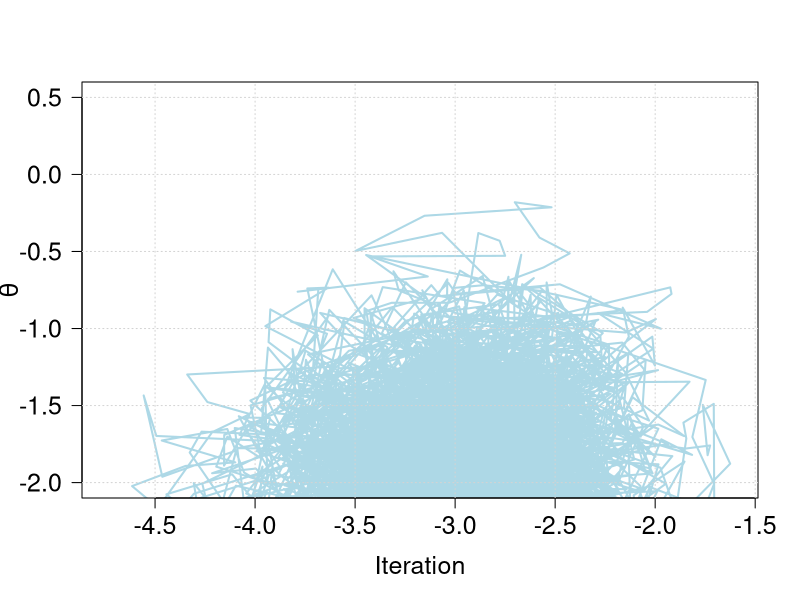
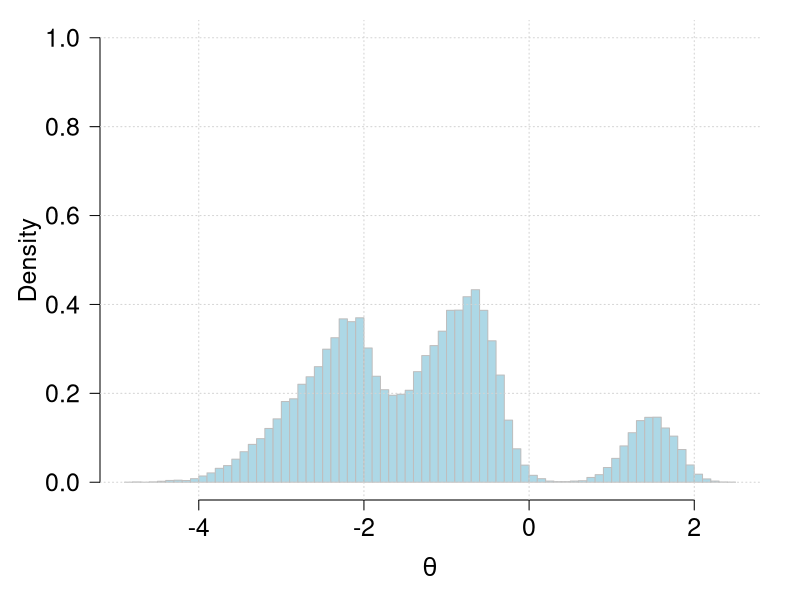
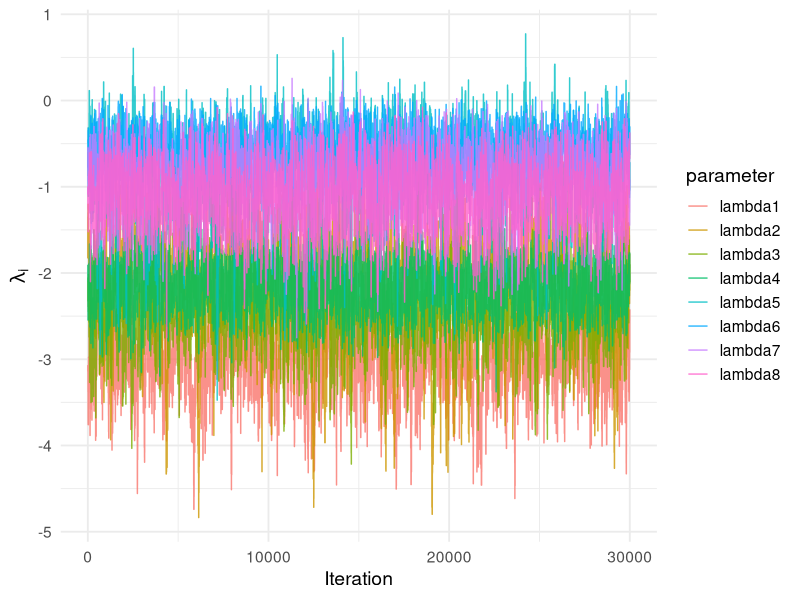
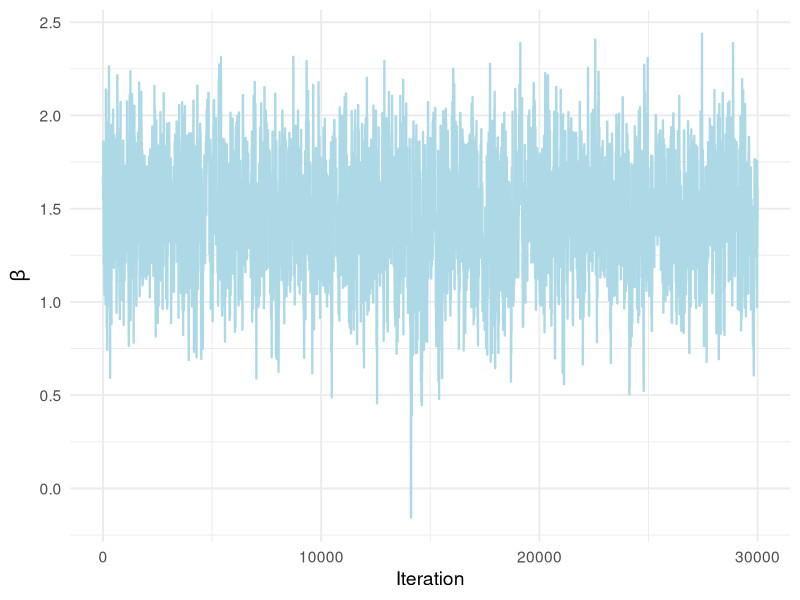
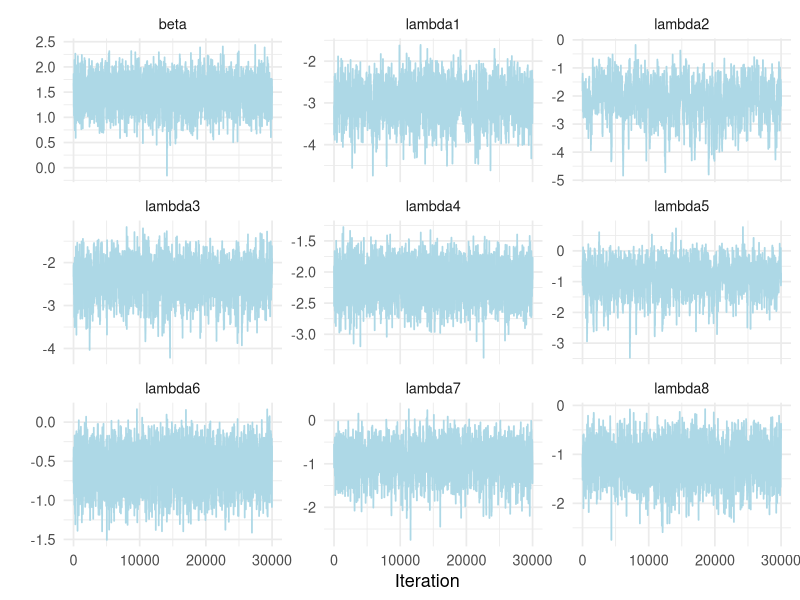

Here is the R script that generated these plots, in order:
## ---- chunk 1
knitr::opts_chunk$set(echo = TRUE)
## ---- chunk 2
library(ggplot2)
library(tidyr)
library(dplyr)

## ---- chunk 3

newton_raphson <- function(n, 
                           y, 
                           t, 
                           alpha, 
                           gamma, 
                           delta, 
                           maxit, 
                           lambda_start, 
                           beta_start) {

  #####
  # this function is based on the gradient from Antoninas solution
  #####
  
  # starting values for parameters
  # NOTE: REPARAMETRIZED PARS ARE USED and denote lambda_tilde, beta_tilde
  lambda <- lambda_start
  beta <- beta_start
  # overall parameter vector theta (9x1 vector)
  theta <- c(lambda, beta)
  
  # initialize result matrix with 3 columns and nrow=maxit
  res <- matrix(0, maxit, 10)
  res[1, 1:8] <- lambda
  res[1, 9] <- beta
  
  for (i in 2:maxit) {
    
  
    # use estimates from previous step
    lambda <- res[i-1, 1:8]
    beta <- res[i-1, 9]
    
    # log posterior
    log_p <- sum((y + alpha)*lambda) - sum((t + exp(beta))*exp(lambda)) + (n*alpha + gamma)*beta - delta*exp(beta)
    res[1,10] <- log_p
    
    # gradient of log-posterior (vector of first derivatives)
    # lambda gradient vector of n=8
    grad_lambda <- (y +  alpha) - exp(lambda)*(t + exp(beta))
    # beta gradient of n=1
    grad_beta <- n*alpha + gamma - exp(beta)*sum(exp(lambda)) - delta*exp(beta)
  
    # build gradient vector
    grad <- c(grad_lambda, grad_beta)
    
    
    # 2nd order derivative of lambdas n=8
    g2_lambda <- -exp(lambda)*(t+exp(beta))
    g2_beta <- -exp(beta)*sum(exp(lambda))-delta*exp(beta)
    
    # cross derivatives
    cross_der <- -exp(lambda)*exp(beta)
    
    # build hessian of 9x9 dimensions
    hess <- matrix(0, 9, 9)
    diag(hess) <- c(g2_lambda, g2_beta)
    hess[1:8, 9] <- -exp(beta) * exp(lambda)
    hess[9, 1:8] <- -exp(beta) * exp(lambda)
    
      
    # N-R step
    theta <- c(lambda, beta)
    theta_new <- theta - solve(hess, grad) # res[i, 1:9] <- th[i-1,1:9]-1*solve(hess)%*%grad
    
    ## update parameters
    lambda <- theta_new[1:8]
    beta <- theta_new[9]
    
    # store new estimated pars
    res[i, ] <- c(lambda, beta, log_p)

    
    ## ensure that lambdas are > 0 ?
    # lambda[1] <- max(0.00001, lambda[1])
    # ...
    
    ## ensure that beta > 0 ?
    
  }
  
  res
  
}



## ---- chunk 4
newton_raphson_old <- function(n, 
                           y, 
                           t, 
                           alpha, 
                           gamma, 
                           delta, 
                           maxit, 
                           lambda_start, 
                           beta_start) {

  #####
  # this function is based on the gradient from my old solution
  #####
  
  # starting values for parameters
  # NOTE: REPARAMETRIZED PARS ARE USED and denote lambda_tilde, beta_tilde
  lambda <- lambda_start
  beta <- beta_start
  # overall parameter vector theta (9x1 vector)
  theta <- c(lambda, beta)
  
  # initialize result matrix with 3 columns and nrow=maxit
  res <- matrix(0, maxit, 10)
  res[1, 1:8] <- lambda
  res[1, 9] <- beta
  
  for (i in 2:maxit) {
    
  
    # use estimates from previous step
    lambda <- res[i-1, 1:8]
    beta <- res[i-1, 9]
    
    # log posterior
    # first version: has algebraic mistakes
    # log_p <- sum(y*lambda*t - t*exp(lambda)) + beta*(n*alpha + gamma-1) + sum((alpha - 1)*lambda) -      exp(beta)*sum(exp(lambda)) - delta*exp(beta)
    # second version: 
    log_p <- sum(y*lambda - t*exp(lambda)) + sum((alpha - 1)*lambda) - exp(beta)*sum(exp(lambda)) + beta*(n*alpha + gamma) - delta*exp(beta)
    # third version: Antoninas solution
    # log_p <- sum((y + alpha)*lambda) - sum((t + exp(beta))*exp(lambda)) + (n*alpha + gamma)*beta - delta*exp(beta)
    res[1,10] <- log_p
    
    # gradient of log-posterior (vector of first derivatives)
    # lambda gradient vector of n=8
    # first version: grad_lambda <- (y*t +  alpha-1) - exp(lambda)*(t + exp(beta))
    grad_lambda <- (y +  alpha-1) - exp(lambda)*(t + exp(beta))
    # Antoninas solution: 
    # grad_lambda <- (y +  alpha) - exp(lambda)*(t + exp(beta))
    # beta gradient of n=1
    grad_beta <- n*alpha + gamma - 1 - exp(beta)*sum(exp(lambda)) - delta*exp(beta)
    # Antoninas solution: 
    # grad_beta <- n*alpha + gamma - exp(beta)*sum(exp(lambda)) - delta*exp(beta)
  
    # build gradient vector
    grad <- c(grad_lambda, grad_beta)
    
    
    # 2nd order derivative of lambdas n=8
    g2_lambda <- -exp(lambda)*(t+exp(beta))
    g2_beta <- -exp(beta)*sum(exp(lambda))-delta*exp(beta)
    
    # cross derivatives
    cross_der <- -exp(lambda)*exp(beta)
    
    # build hessian of 9x9 dimensions
    hess <- matrix(0, 9, 9)
    diag(hess) <- c(g2_lambda, g2_beta)
    hess[1:8, 9] <- -exp(beta) * exp(lambda)
    hess[9, 1:8] <- -exp(beta) * exp(lambda)
    
      
    # N-R step
    theta <- c(lambda, beta)
    theta_new <- theta - solve(hess, grad) # res[i, 1:9] <- th[i-1,1:9]-1*solve(hess)%*%grad
    
    ## update parameters
    lambda <- theta_new[1:8]
    beta <- theta_new[9]
    
    # store new estimated pars
    res[i, ] <- c(lambda, beta, log_p)

    
    ## ensure that lambdas are > 0 ?
    # lambda[1] <- max(0.00001, lambda[1])
    # ...
    
    ## ensure that beta > 0 ?
    
  }
  
  res
  
}

## ---- chunk 5

n <- 8
y <- c(4, 1, 5, 14, 3, 19, 7, 6)
t <- c(95, 16, 63, 126, 6, 32, 16, 19)

alpha <- 1.8
gamma <- 0.01
delta <- 1

maxit <- 80

lambda_start <- rep(0, 8)
beta_start <- 0


res <- newton_raphson(n, y, t, alpha, gamma, delta, maxit, 
                      lambda_start, beta_start)

## ---- chunk 6
head(res)
summary(res)
## ---- chunk 7
round(colMeans(res[, 1:9]), 5)
## ---- chunk 8
round(colMeans(exp(res[, 1:9])), 5)
## ---- chunk 9

res_old <- newton_raphson_old(n, y, t, alpha, gamma, delta, maxit, 
                      lambda_start, beta_start)

round(colMeans(exp(res_old[, 1:9])), 5)

## ---- chunk 10

## ---- chunk 11
set.seed(1995)
#### random walk metropolis sampler ####


# observed data
y <- c(4, 1, 5, 14, 3, 19, 7, 6)
t <- c(95, 16, 63, 126, 6, 32, 16, 19)

alpha <- 1.8
gamma <- 0.01
delta <- 1

# MCMC settings
m <- 35000  # chain length
acc <- 0
burnin <- 5000

# function to estimate log posterior given the theta parameter
get_log_posterior <- function(theta) {

  lambda <- theta[1:8]   # log-lambdas
  beta <- theta[9]       # log-beta

  # old solution for log-posterior
  #sum((y + alpha - 1) * lambda) -
  #  sum(t * exp(lambda)) - exp(beta) * sum(exp(lambda)) + (length(y) * alpha + gamma - 1) * beta - delta * exp(beta)
  log_p <- sum((y + alpha)*lambda) - sum((t + exp(beta))*exp(lambda)) + (n*alpha + gamma)*beta - delta*exp(beta)
  log_p
}

# initialize results vector
theta_results <- matrix(NA, m, 9)

# starting values
theta_current <- rep(0, 9)
log_current <- get_log_posterior(theta_current)
theta_results[1, ] <- theta_current


# tuning parameter for sd of proposal 
proposal_sd <- 0.283   # you may tune later

# MCMC loop
for (i in 2:m) {

  # random-walk proposal
  theta_cand <- theta_current + rnorm(9, 0, proposal_sd)

  log_cand <- get_log_posterior(theta_cand)
  logalpha <- log_cand - log_current

  # accept/reject
  if (log(runif(1)) < logalpha) {
    theta_current <- theta_cand
    log_current <- log_cand
    acc <- acc + 1
  }

  theta_results[i, ] <- theta_current
}



# acceptance rate --> should be 23%
acceptance <- acc/m
acceptance

# then remove burn-in period
theta_results <- theta_results[(burnin+1):m, ]


## ---- chunk 12
# line plot for theta samples
#png("plots/MH_line.png", width = 10, height = 8, units = "in", res = 300)
#par(mar = c(5, 5, 1, 2))
plot(theta_results, type="l", 
     xlab="Iteration", ylab=expression(theta), 
     ylim=c(-2,0.5),
     col="lightblue", lwd=2, 
     cex.axis=1.5, cex.lab=1.5, 
     cex.main=2, las=1)  
grid()  
#dev.off()


## histogram
#png("plots/MH_hist.png", width = 10, height = 8, units = "in", res = 300)
par(mar = c(5, 5, 1, 2))
hist(theta_results, 
     xlab=expression(theta), ylab="Density", 
     main="",
     col="lightblue", border="grey", 
     breaks=70, 
     ylim=c(0, 1),  
     cex.axis=1.5, cex.lab=1.5, 
     cex.main=2, las=1, freq=FALSE)  
grid()  
#dev.off()
## ---- chunk 13
set.seed(1995)

burnin <- 5000

# assume res is (M x 9): lambdas + beta
samples <- as.data.frame(theta_results[, 1:9])
colnames(samples) <- c(paste0("lambda", 1:8), "beta")

samples$iter <- seq_len(nrow(samples))

## ---- chunk 14
lambda_long <- samples %>%
  pivot_longer(cols = starts_with("lambda"),
               names_to = "parameter",
               values_to = "value")

ggplot(lambda_long, aes(x = iter, y = value, colour = parameter)) +
  geom_line(alpha = 0.8) +
  labs(x = "Iteration", y = expression(lambda[i])) +
  theme_minimal(base_size = 14)

## ---- chunk 15
ggplot(samples, aes(x = iter, y = beta)) +
  geom_line(colour = "lightblue", linewidth = 0.8) +
  labs(x = "Iteration", y = expression(beta)) +
  theme_minimal(base_size = 14)
## ---- chunk 16
samples_long <- samples %>%
  pivot_longer(cols = -iter,
               names_to = "parameter",
               values_to = "value")

ggplot(samples_long, aes(x = iter, y = value)) +
  geom_line(colour = "lightblue", linewidth = 0.6) +
  facet_wrap(~ parameter, scales = "free_y", ncol = 3) +
  labs(x = "Iteration", y = "") +
  theme_minimal(base_size = 13)

## ---- chunk 17

## ---- chunk 18
